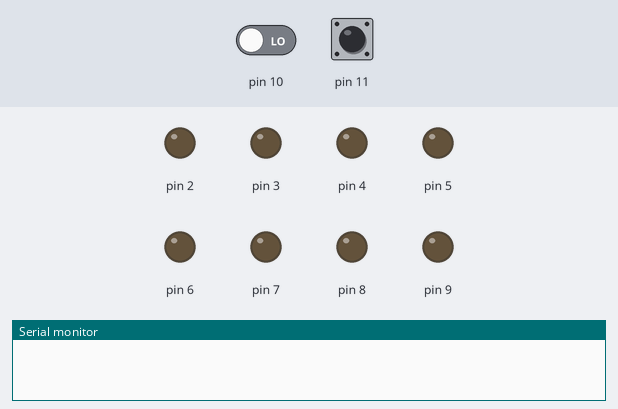
Bench run of a sketch on a simulated Arduino Uno, built with avr-gcc and run on an emulated ATmega328P. Parts: output pins drawn as LEDs (lit = HIGH), the last lines printed to the serial monitor. The inputs (shaded band) are chosen by the test bench; at power-on: pin 11 LOW, pin 10 LOW.

Above: at 1.2 s.
1.3 s: pin 11 pulsed HIGH 2 times (0.12 s each, 0.3 s apart)
At 3.2 s:
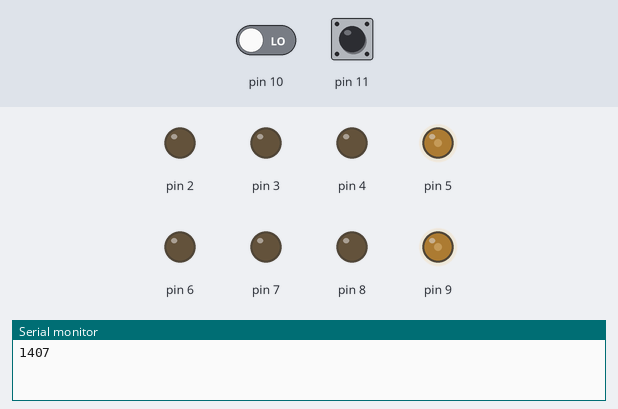
4.2 s: pin 11 pulsed HIGH 5 times (0.12 s each, 0.3 s apart)
At 6.0 s:
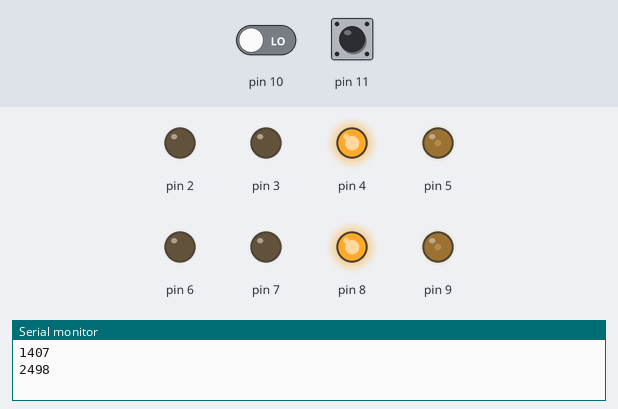
At 10.3 s:
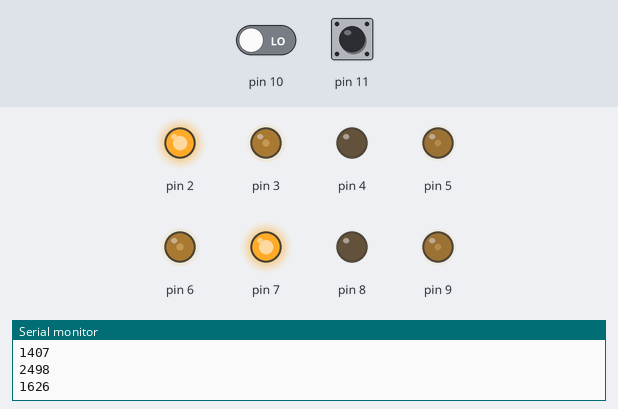
Timing chart, 0 to 14.4 s (numbered marks = the images above; inputs shaded):
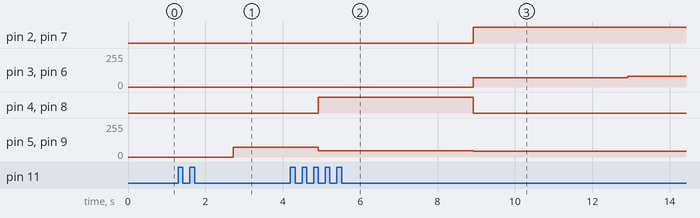

Measured:
- after the input at 1.3 s, pin 2, pin 7: stays LOW (without the input it goes to HIGH after 2.7 s); pin 3, pin 6: stays 0/255 (without the input it goes to 82/255 after 2.7 s); pin 5, pin 9: 0/255 → 75/255 after 1.4 s
- after the input at 4.2 s, pin 2, pin 7: LOW → HIGH after 4.7 s instead of 2.5 s; pin 3, pin 6: 0/255 → 70/255 after 4.7 s, → 82/255 4.0 s later; pin 4, pin 8: LOW → HIGH after 0.72 s, → LOW 4.0 s later; pin 5, pin 9: 75/255 → 46/255 after 0.72 s, → 44/255 4.0 s later

The sketch:

mane.ino
```cpp
#include <Arduino.h>
// #include <GyverOS.h>
#include "Motor.h"
#include "PWMRead.h"

  PWMRead motionRead(
    11
    ,2000
    ,1000
    ,1500
  );
  PWMRead turnRead(
    10
    ,1180
    ,1830
    ,1500
  );

  Motor leftTop(3, 2);
  Motor rightTop(5, 4);
  Motor leftBottom(6, 7);
  Motor rightBottom(9, 8);

  // GyverOS<2> OS;

void setup() {
  Serial.begin(9600);
}

void loop() {
  char leftMotion;
  char rightMotion;
  char sideShiftFactor = turnRead.getPWM();
  Serial.println(motionRead.getPWM());
  if (sideShiftFactor > 20){
    leftMotion = ( (motionRead.getPWM() + sideShiftFactor) / 2 );
    rightMotion = motionRead.getPWM();
  }
  else if (sideShiftFactor < -20) {

    leftMotion = motionRead.getPWM();
    rightMotion = ( (motionRead.getPWM() - sideShiftFactor) / 2 );
  }

  leftTop.go(leftMotion);
  leftBottom.go(leftMotion);
  rightTop.go(rightMotion);
  rightBottom.go(rightMotion);

}
```

Motor.h
```cpp
class Motor
{
public:
  Motor(byte levelPin, byte directionPin){
    pinMode(levelPin, OUTPUT);
    pinMode(directionPin, OUTPUT);
    _levelPin = levelPin;
    _directionPin = directionPin;
  };

  void go(int speed){ //in percent
    char blindSpot = 7;
    _speed = speed;
    if (_speed > 100){_speed = 100;}
    if (_speed < -100){_speed = -100;}
    // _speed = _speed;
    if (_speed > blindSpot)
    {
      digitalWrite(_directionPin, LOW);
      analogWrite(_levelPin, _speed);
    }
    else if (_speed < - blindSpot)
    {
      digitalWrite(_directionPin, HIGH);
      analogWrite(_levelPin, - _speed );
    }
    else {
      digitalWrite(_directionPin, LOW);
      analogWrite(_levelPin, 0);
    }
//    Serial.print(_speed);
//    Serial.println(_speed);
  }
private:
  int _speed;
  byte _direction;
  byte _levelPin;
  byte _directionPin;
};
```

PWMRead.h
```cpp
#include <GyverFilters.h>

class PWMRead
{
public:
    PWMRead(
        byte pin
        , int minLevel
        , int maxLevel
        , int centerLevel
    ){
        pinMode(pin, INPUT);
        _pin = pin;

        _minLevel = minLevel;
        _maxLevel = maxLevel;
        _centerLevel = centerLevel;
    };
    int getPWM(){
        _pinRead = pulseIn(_pin, HIGH);
        _pinRead = _testFilter.filtered((int)_pinRead);
        return map(_pinRead, _minLevel, _maxLevel, -100, 100);
    }
private:
    GKalman _testFilter = GKalman(40, 40, 0.5);
    byte _pin;
    int _pinRead;

    int _minLevel;
    int _maxLevel;
    int _centerLevel;

    char _percentSpeed;
};
```
